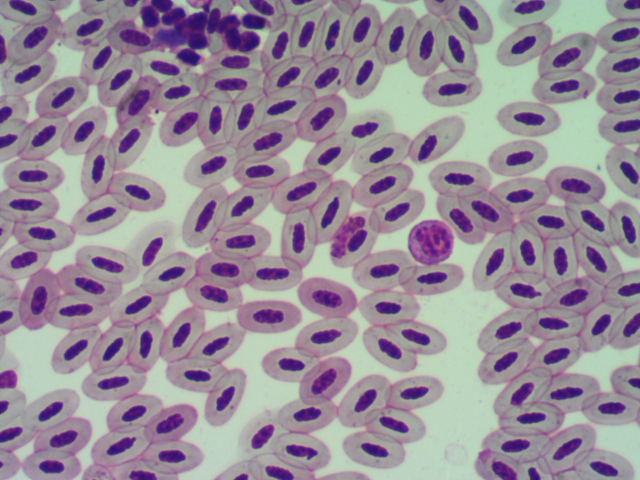
%> input picture capture_1548244150176.jpg, 1280 x 960 px (shown at 1/2 size)
$ octave Prueba_Eva_3.m   (GNU Octave 9; MATLAB toolbox functions it lacks are replaced by stand-ins)
%> lines starting %> are read from the running program, lines starting %| are printed output that depends on the picture; in (x1, y1, x2, y2) boxes, pixels count from 0 and x2, y2 are one past the last pixel; in counts of white or black regions, pixels touching at a corner belong together; the program's own positions count from 1
%% Cargamos la imagen (variable I)

clear all
close all

% [6 lines of commented-out code are left out]
[I,map] = imread('capture_1548244150176.jpg');
%> I is the input picture: size 960x1280x3 uint8; mean R, G, B 151, 140.7, 152.6
%> map = []


figure;
imshow(I);
title(['Original Image']);

%% Vemos el nivel de intensidad de cada componente RGB
figure; imshow(I(:,:,1)); % Rojo
title(['Red Channel']);

figure; imshow(I(:,:,2)); % Verde
title(['Green Channel']);

figure; imshow(I(:,:,3)); % Azul
title(['Blue Channel']);
%% Representamos los histogramas de cada canal
figure; imhist(I(:,:,1)); % Rojo
title(['Red histogram']);
%> figure, not shown here; highest point at x = 159, y = 29449

figure; imhist(I(:,:,2)); % Verde
title(['Green histogram']);
%> figure, not shown here; highest point at x = 212, y = 28157

figure; imhist(I(:,:,3)); % Azul
title(['Blue histogram']);
%> figure, not shown here; highest point at x = 151, y = 32547

%% Binariamos la imagen usando la informacion del canal verde
% [T,EM] = graythresh(I(:,:,2))

I_green = im2double(I(:,:,2));
[counts, bins] = imhist(I_green);
%> counts = 256 values, max 28157 at index 213, min 0 at index 1, mean 4800; bins = 256 values from 0 to 1

% Smooth the histogram to reduce noise
smooth_counts = smooth(counts, 10);
%> smooth_counts = 256 values, max 20025.8 at index 212, min 0 at index 1, mean 4800

% Find all peaks
[peaks, locs] = findpeaks(smooth_counts);
%> peaks = [7766.9; 18367.3; 20025.8]; locs = [27; 152; 212]

% Use the first peak (left-most one)
[~, idx_main_peak] = min(locs);  % since it's the left-most
%> idx_main_peak = 1
main_peak_height = peaks(idx_main_peak);
%> main_peak_height = 7766.9
main_peak_loc = locs(idx_main_peak);
%> main_peak_loc = 27

% Compute Half-Max
half_max = main_peak_height / 2;
%> half_max = 3883.4

% Search to the right of the main peak for where we fall below half max
right_part = smooth_counts(main_peak_loc:end);
%> right_part = 230 values, max 20025.8 at index 186, min 0 at index 202, mean 5124.5
right_bins = bins(main_peak_loc:end);
%> right_bins = 230 values from 0.102 to 1
idx_half_cross = find(right_part <= half_max, 1, 'first');
%> idx_half_cross = 12

% Get the threshold intensity
fwhm_threshold = right_bins(idx_half_cross)
%> fwhm_threshold = 0.145

T = fwhm_threshold * 255/100
%> T = 0.37

BW = im2bw(I(:,:,2),T);
%> BW: size 960x1280 logical; 83.8% white; 350 black regions (123 under 20 px), largest, box (x1, y1, x2, y2) and area: (224, 0, 542, 132) 20018, (818, 441, 906, 531) 5384, (662, 432, 735, 516) 3700
figure;imshow(BW);
title(['Binarized Image']);

% Invertir la imagen
BW = imcomplement(BW);
%> BW: size 960x1280 logical; 16.2% white; 350 white regions (123 under 20 px)
figure;imshow(BW);
title(['Binarized Image']);

%% Excentricidad
% Obtener las propiedades de las regiones conectadas
stats = regionprops(BW, 'Eccentricity', 'Area', 'Solidity', 'BoundingBox');
%> stats = 350 regions; largest, box (x1, y1, x2, y2), Area, Eccentricity and Solidity: (224, 0, 542, 132) 20018 0.93 0.658, (818, 441, 906, 531) 5384 0.375 0.866, (662, 432, 735, 516) 3700 0.817 0.887, (236, 169, 312, 232) 2234 0.826 0.78, (624, 579, 685, 616) 1588 0.864 0.96

cuantas = size(stats);
%> cuantas = [350 1]
excentricidad = [];
solidity =[];
area =[];
bounding_box =[];

for i=1:cuantas(1,1),
    excentricidad = [excentricidad stats(i).Eccentricity;];
    solidity = [solidity stats(i).Solidity;];
    area = [area stats(i).Area;];
    bounding_box= [bounding_box stats(i).BoundingBox;];
end
%> this loop made 350 passes
%> (excentricidad, solidity, area) on passes 4 to 6: ([0.972 0.781 0.832 0.91], [0.959 0.967 0.941 0.897], [578 590 656 70]), ([0.972 0.781 0.832 0.91 0.722], [0.959 0.967 0.941 0.897 0.97], [578 590 656 70 488]), ([0.972 0.781 0.832 0.91 0.722 0.404], [0.959 0.967 0.941 0.897 0.97 0.965], [578 590 656 70 488 1061])
%> after the loop, area = 350 values, max 20018 at index 75, min 1 at index 15, mean 567.9; bounding_box = 1400 values, max 1272.5 at index 1397, min 0.5 at index 1, mean 270.2; excentricidad = 350 values, max 0.996 at index 39, min 0 at index 15, mean 0.792; solidity = 350 values, max 1 at index 10, min 0.589 at index 187, mean 0.92

figure; stem(excentricidad);
title(['Excentricidad']);
%> figure, not shown here; highest point at x = 39, y = 0.996


figure; stem(solidity);
title(['Solidity']);
%> figure, not shown here; highest point at x = 10, y = 1


figure; stem(area);
title(['Area']);
%> figure, not shown here; highest point at x = 75, y = 20018


% Acceder a la excentricidad del primer objeto (ajusta el índice si tienes múltiples objetos)

% Mostrar la excentricidad

%% Etiquetar y contar
L = bwlabel(BW);
%> L: size 960x1280 double; 351 distinct labels, from 0 to 350
numero_de_celulas = max(max(L));
%> numero_de_celulas = 350

Tamano = [];
stats = regionprops(L, 'Area');
%> stats = 350 regions; largest, Area: 20018, 5384, 3700, 2234, 1588
Tamano = [stats.Area];
%> Tamano has the same summary as area

figure; scatter(excentricidad,Tamano);
title(['Relación de características']);
xlabel('Excentricidad');
ylabel('Area');

figure; scatter(solidity,Tamano);
title(['Relación de características']);
xlabel('Solidity');
ylabel('Area');

%% Erosionar
SE = strel('disk',3); %structural element: Disco de radio 3
BWE = imerode(BW,SE);
%> BWE: size 960x1280 logical; 12% white; 204 white regions (41 under 20 px), largest, box (x1, y1, x2, y2) and area: (241, 0, 539, 130) 16723, (820, 443, 904, 528) 4131, (665, 435, 733, 514) 2978
figure;imshow(BWE);
title(['After removing small noise for the first time']); %expands white regions, merging nearby objects.
%L = bwlabel(BWEDE);
%max(max(L))

I2=I;
for i=1:numero_de_celulas,
    [aux3,aux4] = find(L==i);
    for j=1:size(aux3),
        I2(aux3(j),aux4(j),1) = 255;
        I2(aux3(j),aux4(j),2) = 0;
        I2(aux3(j),aux4(j),3) = 0;
    end
end
%> this loop made 350 passes
%> (aux3, aux4) on passes 10, 15, 18: ([666; 667], [8; 9]), (464, 27), ([596; 597], [33; 33])
%> I2: size 960x1280x3 uint8; 16.18% of pixels changed, all inside (x1, y1, x2, y2) = (0, 0, 1280, 960)
figure; imshow(I2)
title(['Cells located after removing small noise for the first time']);


%% Dilatar
SE = strel('disk',3); %structural element: Disco de radio 3
BWED = imdilate(BWE,SE);
%> BWED: size 960x1280 logical; 15.9% white; 193 white regions, largest, box (x1, y1, x2, y2) and area: (239, 0, 541, 132) 19787, (818, 441, 906, 530) 5201, (663, 433, 735, 516) 3670
figure;imshow(BWED);
title(['Dilated white regions']); %expands white regions, merging nearby objects.

I2=I;
for i=1:numero_de_celulas,
    [aux3,aux4] = find(L==i);
    for j=1:size(aux3),
        I2(aux3(j),aux4(j),1) = 255;
        I2(aux3(j),aux4(j),2) = 0;
        I2(aux3(j),aux4(j),3) = 0;
    end
end
figure; imshow(I2)
title(['Cells located after dilating white regions']);


%% Erosionar
BWEDE = imerode(BWED,SE); % removes small noise.
figure;imshow(BWEDE);
title(['Erosion of small noise second time']);
%L = bwlabel(BWEDE);
%max(max(L))

I2=I;
for i=1:numero_de_celulas,
    [aux3,aux4] = find(L==i);
    for j=1:size(aux3),
        I2(aux3(j),aux4(j),1) = 255;
        I2(aux3(j),aux4(j),2) = 0;
        I2(aux3(j),aux4(j),3) = 0;
    end
end
figure; imshow(I2)
title(['Cells located after removing small noise']);


%% Etiquetar y contar
L = bwlabel(1-BWEDE);
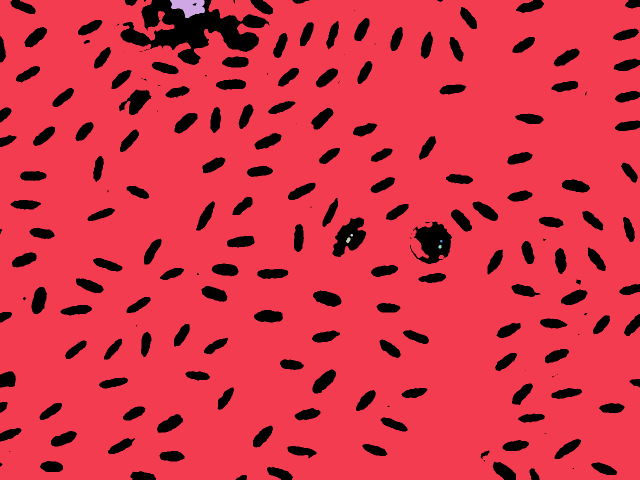
%> L: size 960x1280 double (shown at 1/2 size); 7 distinct labels, from 0 to 6; one colour per label, 0 black
numero_de_celulas = max(max(L));
%> numero_de_celulas = 6
figure; imshow(1-BWEDE);
title(['After counting (again)']);
figure; imshow(BWEDE);
title(['After counting (again)']);

%%Eliminar elementos pequeños
Tamano_Corte = 700;

for i=1:numero_de_celulas,
    if Tamano_Corte>Tamano(1,i);
    % if Tamano_Corte>stats(i).Area;
        [aux1,aux2] = find(L==i);
        for j=1:size(aux1),
            BW(aux1(j),aux2(j)) = 0;
        end
    end
end
%> this loop made 6 passes
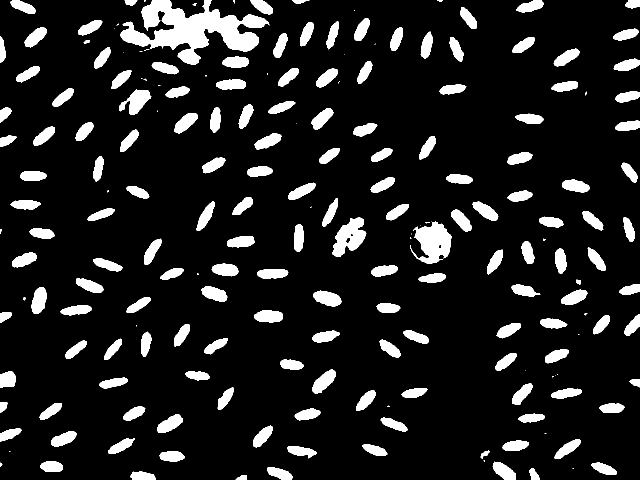
%> BW: size 960x1280 logical (shown at 1/2 size); 12% white; 204 white regions (41 under 20 px)
%> after the loop, aux1 = 36 values, max 497 at index 10, min 491 at index 11, mean 494.1; aux2 = 36 values from 878 to 883

BW2=BW;
%% Eliminar los que tocan el borde y son mejores a 1000
Tamano_borde = 800;


%%Eliminar cuando la excentricidad es menor a 0,8
Tamano_Excentricity = 0.8;
Tamano_Superior_Cell= 800;
Solidity_max = 0.8;
% Etiquetar y contar
L = bwlabel(BW);
%> L: size 960x1280 double; 205 distinct labels, from 0 to 204
numero_de_celulas = max(max(L));
%> numero_de_celulas = 204

Tamano = [];
stats = regionprops(L, 'Area', 'Eccentricity', 'Solidity', 'BoundingBox');
%> stats = 204 regions; largest, box (x1, y1, x2, y2), Area, Eccentricity and Solidity: (241, 0, 539, 130) 16723 0.929 0.606, (820, 443, 904, 528) 4151 0.463 0.76, (665, 435, 733, 514) 2978 0.826 0.83, (238, 179, 303, 230) 1662 0.819 0.796, (626, 581, 683, 614) 1262 0.885 0.954
Tamano = [stats.Area];
%> Tamano = 204 values, max 16723 at index 44, min 1 at index 40, mean 724.2

cuantas = size(stats);
%> cuantas = [204 1]
excentricidad = [];
solidity =[];
area =[];
bounding_box =[];

for i=1:cuantas(1,1),
    excentricidad = [excentricidad stats(i).Eccentricity;];
    solidity = [solidity stats(i).Solidity;];
    area = [area stats(i).Area;];
    bounding_box= [bounding_box stats(i).BoundingBox;];
end
%> this loop made 204 passes
%> (excentricidad, solidity, area) on passes 4 to 6: ([0.977 0.809 0.877 0.933], [0.946 0.951 0.925 0.9], [437 447 483 27]), ([0.977 0.809 0.877 0.933 0.785], [0.946 0.951 0.925 0.9 0.96], [437 447 483 27 357]), ([0.977 0.809 0.877 0.933 0.785 0.452], [0.946 0.951 0.925 0.9 0.96 0.961], [437 447 483 27 357 867])
%> after the loop, area has the same summary as Tamano; bounding_box = 816 values, max 1259.5 at index 813, min 0.5 at index 1, mean 277.8; excentricidad = 204 values, max 0.988 at index 57, min 0 at index 40, mean 0.858; solidity = 204 values, max 1 at index 10, min 0.606 at index 44, mean 0.931

avg_area = mean(area)
%> avg_area = 724.2
avg_eccentricity = mean(excentricidad)
%> avg_eccentricity = 0.858
avg_solidity = mean(solidity)
%> avg_solidity = 0.931

%Poner a cero el valor si lo cumple
for i=1:numero_de_celulas,
    % if ((Tamano_Superior_Cell>Tamano(1,i))|(Tamano_Excentricity>excentricidad(1,i))|(Solidity_max>solidity(1,i)));
    %if (Tamano_Superior_Cell>Tamano(1,i))
    if (area(i) < 0.8 * avg_area)
    % if (area(i) < 0.8 * avg_area || solidity(i) < 0.9 * avg_solidity)

        [aux3, aux4] = find(L == i);
        [aux3,aux4] = find(L==i);
        for j=1:size(aux3),
            BW(aux3(j),aux4(j)) = 0;
        end
    end
end
%> this loop made 204 passes
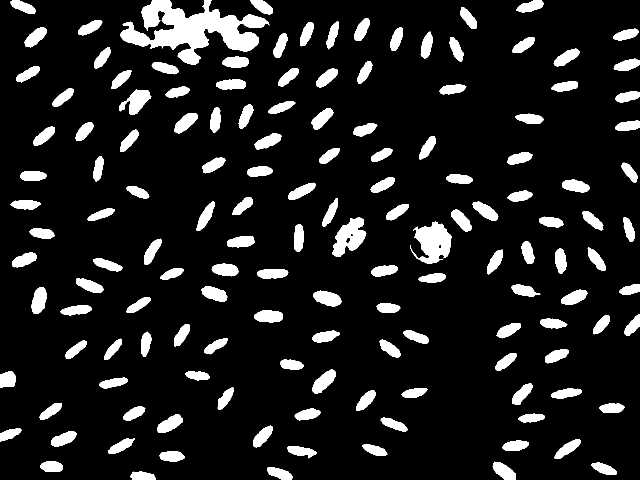
%> BW: size 960x1280 logical (shown at 1/2 size); 11.7% white; 144 white regions, largest, box (x1, y1, x2, y2) and area: (241, 0, 539, 130) 16723, (820, 443, 904, 528) 4151, (665, 435, 733, 514) 2978
%> after the loop, aux3 = 243 values, max 775 at index 243, min 759 at index 47, mean 765.5; aux4 = 243 values from 1260 to 1280

figure; imshow(BW);
title(['After removing small things']);

for i=1:numero_de_celulas,
    if (excentricidad(i) < 0.8*avg_eccentricity)
        [aux3, aux4] = find(L == i);
        [aux3,aux4] = find(L==i);
        for j=1:size(aux3),
            BW(aux3(j),aux4(j)) = 0;
        end
    end
end
%> this loop made 204 passes
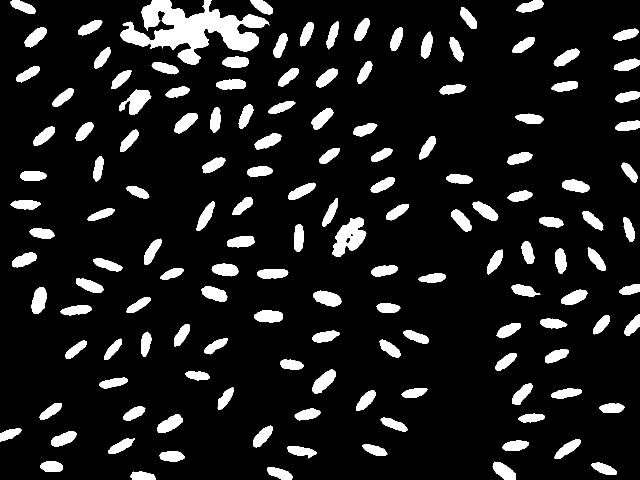
%> BW: size 960x1280 logical (shown at 1/2 size); 11.3% white; 142 white regions, largest, box (x1, y1, x2, y2) and area: (241, 0, 539, 130) 16723, (665, 435, 733, 514) 2978, (238, 179, 303, 230) 1662
%> after the loop, aux3 = 71 values, max 569 at index 50, min 560 at index 4, mean 564.4; aux4 = 71 values from 1153 to 1162
figure; imshow(BW);
title(['After removing "not oval enough"']);

BW_failed = false(size(BW));  % Black canvas

for i=1:numero_de_celulas,
    if (solidity(i) < 0.8 * avg_solidity)
        [y, x] = find(L == i);
        for j = 1:length(y)
            BW_failed(y(j), x(j)) = 1;  % Paste into black image
        end
        [aux3, aux4] = find(L == i);
        [aux3,aux4] = find(L==i);
        for j=1:size(aux3),
            BW(aux3(j),aux4(j)) = 0;
        end
    end

end
%> this loop made 204 passes
%> BW: size 960x1280 logical; 9.9% white; 141 white regions, largest, box (x1, y1, x2, y2) and area: (665, 435, 733, 514) 2978, (238, 179, 303, 230) 1662, (626, 581, 683, 614) 1262
%> BW_failed: size 960x1280 logical; 1.4% white; 4 white regions (3 under 20 px), largest, box (x1, y1, x2, y2) and area: (241, 0, 539, 130) 16723
%> after the loop, aux3 = [165; 166; 167; 163; 164]; aux4 = [678; 678; 678; 679; 679]; x = [678; 678; 678; 679; 679]; y = [165; 166; 167; 163; 164]
figure; imshow(BW);
title(['After removing not solid enough']);


figure; imshow(BW_failed);
title('Failed cells before reprocessing');

BW_rescued = false(size(BW));

Tamano_Cell_Patologico_min=2000;
Tamano_Cell_Patologico_max=3000;
numero_de_celulas_patologicas_f=0;
posi_patologica_f=[];

L_failed = bwlabel(BW_failed);
%> L_failed: size 960x1280 double; 5 distinct labels, from 0 to 4

numero_de_celulas_f = max(max(L));
%> numero_de_celulas_f = 204
Tamano = [];

for i=1:numero_de_celulas_f,
    aux = find(L_failed==i);
    aux2 = size(aux);
    Tamano = [Tamano aux2(1,1)];
end
%> this loop made 204 passes
%> aux2 on passes 17 to 19: [0 1], [0 1], [0 1]
%> after the loop, Tamano = 204 values, max 16723 at index 2, min 0 at index 5, mean 82.1

figure; stem(Tamano);
%> after `stem(Tamano)`:
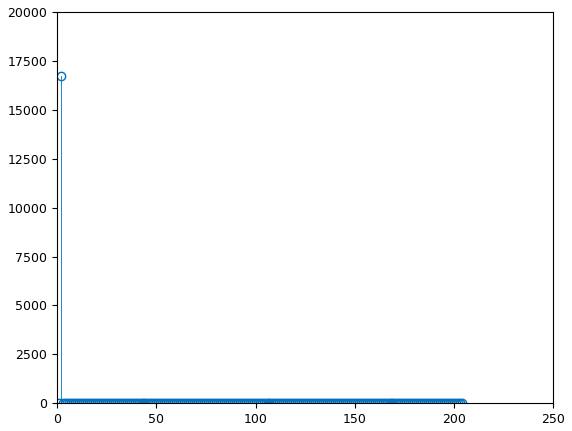
%> figure redrawn from the program's plot data; highest point at x = 2, y = 16723
%Poner a cero el valor si lo cumple
for i=1:numero_de_celulas_f,
    if ((Tamano_Cell_Patologico_min<Tamano(1,i)) & (Tamano_Cell_Patologico_max>Tamano(1,i)))
    % if ((Tamano_Cell_Patologico_min<stats(i).Area) & (Tamano_Cell_Patologico_max>stats(i).Area))
        numero_de_celulas_patologicas_f=numero_de_celulas_patologicas_f+1;
        posi_patologica_f=[posi_patologica_f i];
        BW_rescued(L_failed == i) = 1;
    end
end
%> BW_rescued: size 960x1280 logical; every value is 0
%> after the loop, numero_de_celulas_patologicas_f = 0

figure; imshow(BW_rescued);
title('Rescued cells after size testing');

BW_failed_eroded = imerode(BW_failed, strel('disk', 4));
%> BW_failed_eroded: size 960x1280 logical; 1% white; 3 white regions, box (x1, y1, x2, y2) and area: (244, 0, 515, 101) 11342, (486, 32, 531, 53) 641, (359, 98, 398, 127) 641
figure; imshow(BW_failed_eroded)
title('After eroding')

L_eroded = bwlabel(BW_failed_eroded);
%> L_eroded: size 960x1280 double; 4 distinct labels, from 0 to 3
stats_eroded = regionprops(L_eroded, 'Solidity', 'Area');
%> stats_eroded = 3 regions; Area and Solidity: 11342 0.56, 641 0.884, 641 0.951
solidity_eroded = [stats_eroded.Solidity];
%> solidity_eroded = [0.56 0.884 0.951]

for k = 1:length(solidity_eroded)
    if solidity_eroded(k) >= 0.9 * avg_solidity
        BW_rescued(L_eroded == k) = 1;
    end
end
%> this loop made 3 passes
%> BW_rescued: size 960x1280 logical; 0.1% white; 2 white regions, box (x1, y1, x2, y2) and area: (486, 32, 531, 53) 641, (359, 98, 398, 127) 641

figure; imshow(BW_rescued);
title('Rescued cells after eroding and solidity test');

BW_final = BW | BW_rescued;


figure; imshow(BW_rescued);
title('Rescued cells after erosion and re-testing');

figure; imshow(BW_final);
title('Final image with rescued cells re-added');


numero_de_celulas = max(max(L));

L = bwlabel(BW_final);
%> L: size 960x1280 double; 144 distinct labels, from 0 to 143
numero_de_celulas = max(max(L));
%> numero_de_celulas = 143

Tamano_fin = [];
stats = regionprops(L, 'Area');
%> stats = 143 regions; largest, Area: 2978, 1662, 1262, 1235, 1193
Tamano_fin = [stats.Area];
%> Tamano_fin = 143 values, max 2978 at index 82, min 641 at index 43, mean 861

figure; stem(Tamano_fin);
title(['Size of cells in final pic'])
%> figure, not shown here; highest point at x = 82, y = 2978

Tamano_smallsmall = 300;
for i=1:numero_de_celulas,
    if (Tamano_smallsmall>Tamano_fin(1,i))
        BW_final(L == i) = 0;
    end
end
%> this loop made 143 passes

figure; imshow(BW_final);
title('Final image with after removing small small things');

L = bwlabel(BW_final);

I2=I;
for i=1:numero_de_celulas,
    [aux3,aux4] = find(L==i);
    for j=1:size(aux3),
        I2(aux3(j),aux4(j),1) = 255;
        I2(aux3(j),aux4(j),2) = 0;
        I2(aux3(j),aux4(j),3) = 0;
    end
end
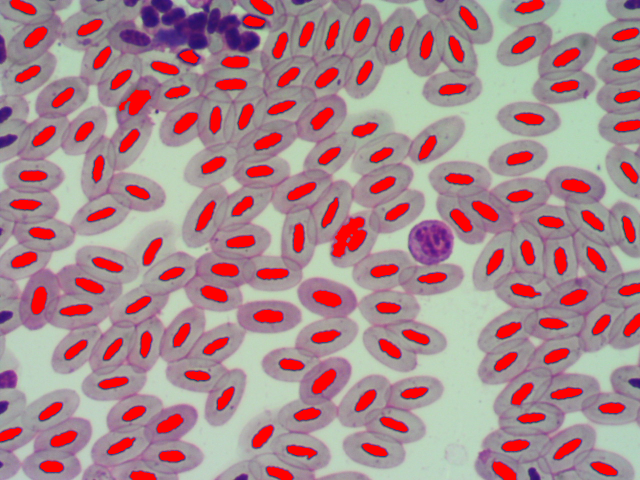
%> I2: size 960x1280x3 uint8 (shown at 1/2 size); 10.02% of pixels changed, all inside (x1, y1, x2, y2) = (0, 0, 1280, 960)
figure; imshow(I2)
title(['Cells located eliminating small and irregular ones?']);

%% Detectar cuantas son patológicas

Tamano_Cell_Patologico=2500;
numero_de_celulas_patologicas=0;
posi_patologica=[];

L = bwlabel(BW_final);
numero_de_celulas = max(max(L))

Tamano = [];

stats = regionprops(L, 'Area');
Tamano = [stats.Area];
%> Tamano has the same summary as Tamano_fin

%Poner a cero el valor si lo cumple
for i=1:numero_de_celulas,
    if (Tamano_Cell_Patologico<Tamano(1,i))
    % if (Tamano_Cell_Patologico<stats(i).Area)
        numero_de_celulas_patologicas=numero_de_celulas_patologicas+1;
        posi_patologica=[posi_patologica i];
    end
end
%> after the loop, numero_de_celulas_patologicas = 1; posi_patologica = 82

% Etiquetar y contar
numero_de_celulas_patologicas;

%%Pintar la imagen original e indicar número de células

fprintf('\n El número de glóbulos rojos es %.f, de las que células patológicas hay %.f\n', numero_de_celulas, numero_de_celulas_patologicas);
%|  El número de glóbulos rojos es 143, de las que células patológicas hay 1

I2=I;
for i=1:numero_de_celulas,
    [aux3,aux4] = find(L==i);
    for j=1:size(aux3),
        I2(aux3(j),aux4(j),1) = 255;
        I2(aux3(j),aux4(j),2) = 0;
        I2(aux3(j),aux4(j),3) = 0;
    end
end

for i=1:numero_de_celulas_patologicas,
    [aux3,aux4] = find(L==posi_patologica(i));
    for j=1:size(aux3),
        I2(aux3(j),aux4(j),1) = 0;
        I2(aux3(j),aux4(j),2) = 255;
        I2(aux3(j),aux4(j),3) = 0;
    end
end
%> this loop made 1 pass
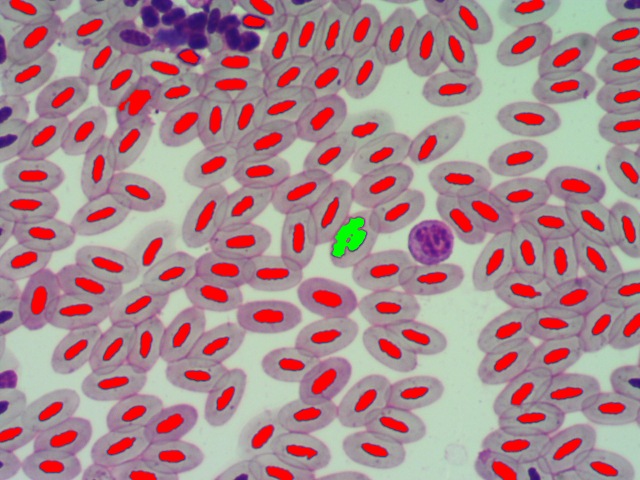
%> I2: size 960x1280x3 uint8 (shown at 1/2 size); 0.24% of pixels changed, all inside (x1, y1, x2, y2) = (665, 435, 733, 514)
figure; imshow(I2)
title(['Normal cells and pathological cells located !!! '])
